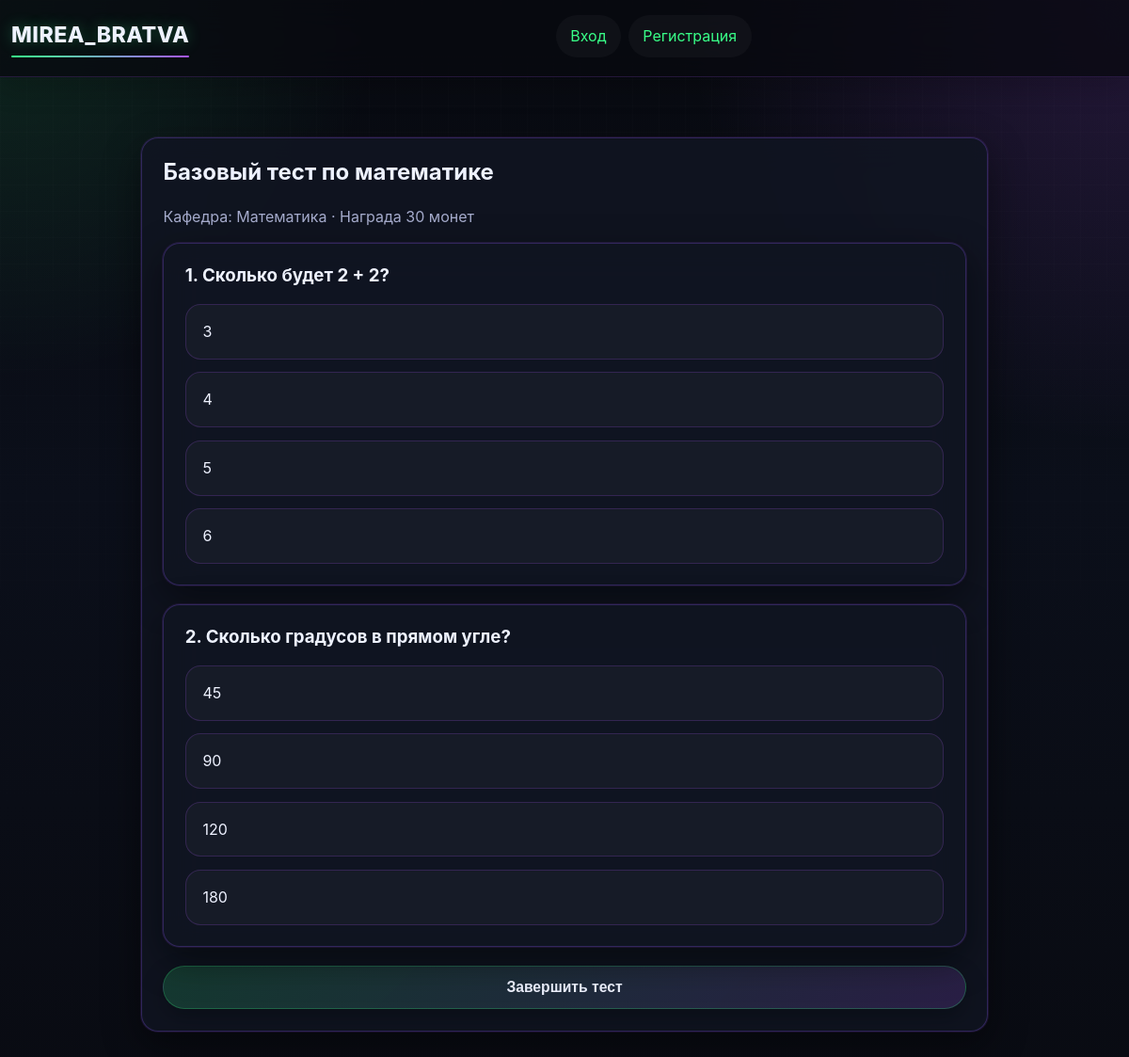
The app's page /quiz/1 with its own data.
### app.py (models this page shows)
class Quiz(db.Model):
    __tablename__ = 'quiz'
    id = db.Column(db.Integer, primary_key=True)
    subject = db.Column(db.String(50), nullable=False)
    title = db.Column(db.String(100), nullable=False)
    reward_coins = db.Column(db.Integer, default=50)
    passing_score = db.Column(db.Integer, default=60)

class Question(db.Model):
    __tablename__ = 'question'
    id = db.Column(db.Integer, primary_key=True)
    quiz_id = db.Column(db.Integer, db.ForeignKey('quiz.id'), nullable=False)
    text = db.Column(db.String(500), nullable=False)
    option1 = db.Column(db.String(200), nullable=False)
    option2 = db.Column(db.String(200), nullable=False)
    option3 = db.Column(db.String(200), nullable=False)
    option4 = db.Column(db.String(200), nullable=False)
    correct_option = db.Column(db.Integer, nullable=False)
    quiz = db.relationship('Quiz', backref=db.backref('questions', lazy=True))

### app.py (the view, shortened to what this page needs)
@app.route('/quiz/<int:quiz_id>', methods=['GET', 'POST'])
def take_quiz(quiz_id):
    quiz = Quiz.query.get_or_404(quiz_id)
    questions = Question.query.filter_by(quiz_id=quiz_id).all()
    return render_template('quiz.html', quiz=quiz, questions=questions)

### templates/quiz.html (shortened to what this page needs)
{% extends "base.html" %}
{% block content %}
<div class="auth-form quiz-form-shell" style="max-width: 900px;">
    <h2>{{ quiz.title }}</h2>
    <p>Кафедра: {{ quiz.subject }} · Награда {{ quiz.reward_coins }} монет</p>
    <form method="POST" class="quiz-options-form">
        {% for question in questions %}
            <section class="question-card">
                <h3>{{ loop.index }}. {{ question.text }}</h3>
                <div class="quiz-option-list">
                    {% for option_value, option_text in [(1, question.option1), (2, question.option2), (3, question.option3), (4, question.option4)] %}
                    <label class="quiz-option-card">
                        <span>{{ option_text }}</span>
                    </label>
                    {% endfor %}
                </div>
            </section>
        {% endfor %}
        <button type="submit" class="btn">Завершить тест</button>
    </form>
</div>
{% endblock %}

### static/css/style.css (style rules this page uses)
:root { --bg: #090b12; --bg-secondary: #111522; --surface: rgba(17, 21, 34, 0.88); --surface-strong: #161c2d; --surface-soft: #1c2338; --border: rgba(138, 92, 246, 0.28); --text: #eef2ff; --muted: #a6accd; --green: #39ff88; --green-soft: rgba(57, 255, 136, 0.16); --purple: #a855f7; --purple-soft: rgba(168, 85, 247, 0.16); --danger: #ff5e7a; --shadow: 0 0 0 1px rgba(168, 85, 247, 0.12), 0 14px 40px rgba(0, 0, 0, 0.45); --radius: 18px; --radius-sm: 12px; }
* { box-sizing: border-box; }
html { scroll-behavior: smooth; }
body { margin: 0; font-family: Inter, system-ui, -apple-system, BlinkMacSystemFont, "Segoe UI", sans-serif; color: var(--text); background: radial-gradient(circle at top left, rgba(57, 255, 136, 0.12), transparent 24%), radial-gradient(circle at top right, rgba(168, 85, 247, 0.18), transparent 28%), linear-gradient(180deg, #080a10 0%, #0b0f1a 45%, #090b12 100%); min-height: 100vh; line-height: 1.55; }
body::before { content: ""; position: fixed; inset: 0; pointer-events: none; background-image: linear-gradient(rgba(255, 255, 255, 0.015) 1px, transparent 1px), linear-gradient(90deg, rgba(255, 255, 255, 0.015) 1px, transparent 1px); background-size: 28px 28px; mask-image: linear-gradient(to bottom, rgba(0, 0, 0, 0.85), transparent 95%); }
h1, h2, h3, h4, h5, h6 { margin-top: 0; line-height: 1.2; }
p { color: var(--muted); }
.hero, .feature, .auth-form, .quiz-card, .question-card, .incoming-offers, .new-exchange, .profile-container, .shop-item, .category, .rating-container, .quiz-container, .shop-container, .quizzes-container { background: var(--surface); border: 1px solid var(--border); box-shadow: var(--shadow); backdrop-filter: blur(18px); }
.btn, button, input[type="submit"] { display: inline-flex; align-items: center; justify-content: center; gap: 0.5rem; min-height: 46px; padding: 0.8rem 1.25rem; border-radius: 999px; border: 1px solid rgba(57, 255, 136, 0.24); background: linear-gradient(135deg, rgba(57, 255, 136, 0.16), rgba(168, 85, 247, 0.18)); color: var(--text); font-size: 0.98rem; font-weight: 700; cursor: pointer; box-shadow: 0 10px 24px rgba(0, 0, 0, 0.25); transition: transform 0.22s ease, box-shadow 0.22s ease, border-color 0.22s ease, background 0.22s ease; }
.feature, .quiz-card, .shop-item, .category, .question-card, .auth-form, .profile-container, .rating-container, .quiz-container, .shop-container, .quizzes-container, .incoming-offers, .new-exchange { border-radius: var(--radius); padding: 1.4rem; }
.feature h3, .quiz-card h3, .shop-item h3, .category h2, .question-card h3, .auth-form h2 { color: var(--text); }
.auth-form { max-width: 460px; margin: 2rem auto; }
.quiz-options-form { display: grid; gap: 1.25rem; }
.quiz-option-list { display: grid; gap: 0.85rem; margin-top: 1rem; }
.quiz-option-card { position: relative; display: block; cursor: pointer; }
.quiz-option-card span { display: block; padding: 1rem 1.1rem; border-radius: 16px; border: 1px solid rgba(168, 85, 247, 0.2); background: rgba(255,255,255,0.03); color: var(--text); transition: border-color .2s ease, transform .2s ease, box-shadow .2s ease, background .2s ease; }

### records on screen
Quiz: title "Базовый тест по математике", subject "Математика", reward_coins "30"
Question: text "Сколько будет 2 + 2?", option_text "3" "4" "5" "6"
Question: text "Сколько градусов в прямом угле?", option1 "45", option2 "90", option3 "120", option4 "180"
